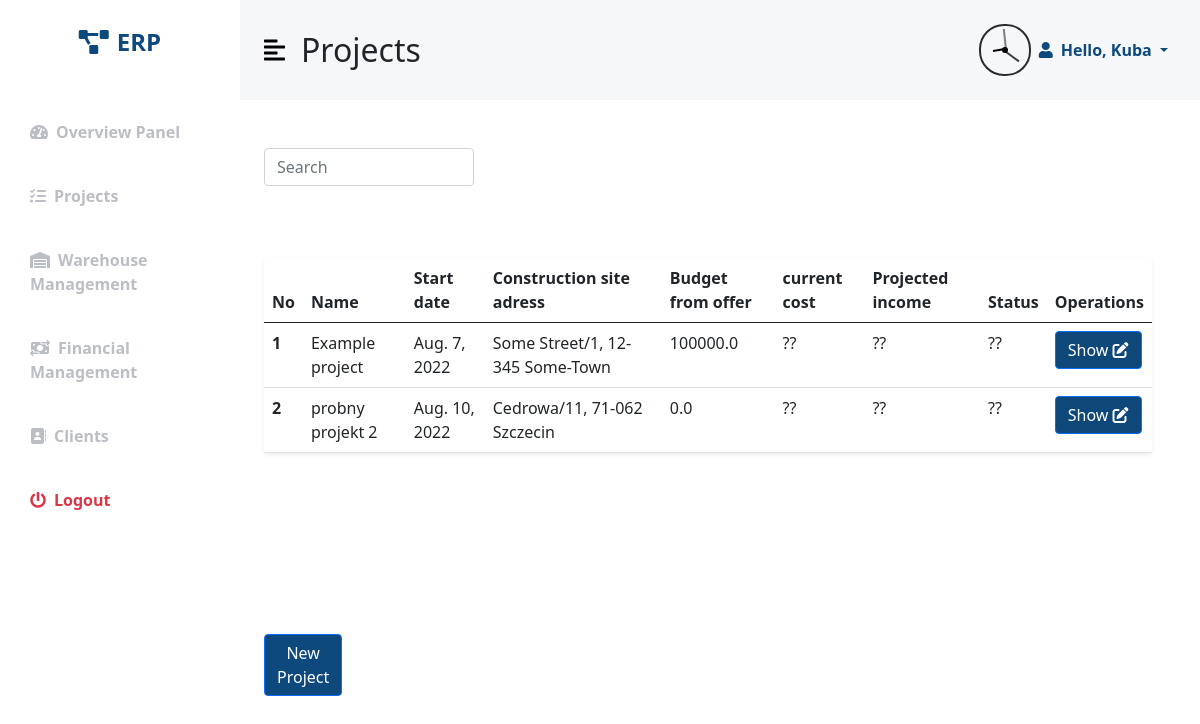
Screenshot of /ERP/Projects/ (signed in) with the database file from the repository.
### ERPapp/models.py (models this page shows)
class Project(models.Model):
    name = models.CharField(max_length=260, blank=False, null=False, unique=True)
    client = models.ForeignKey(Client, on_delete=models.CASCADE)
    start_time = models.DateField(blank=False, null=False)
    scheduled_end_time = models.DateField(blank=False, null=False)
    end_time = models.DateField(blank=True, null=True)
    description = models.CharField(max_length=260, blank=True, null=True)
    street = models.CharField(max_length=260, blank=False, null=False)
    house_number = models.PositiveSmallIntegerField(blank=False, null=False)
    postal_code = models.PositiveSmallIntegerField(blank=False, null=False, default=00000)
    town = models.CharField(max_length=260, blank=False, null=False)
    budget = models.FloatField(blank=True, default=0.00)

### ERPapp/views.py (the view)
# urls.py: path('Projects/', Projects, name="Projects"),
@login_required
def Projects(request):
    project = Project.objects.all()
    form_project = Project_Form(request.POST or None)
    if form_project.is_valid():
        form_project.save()
        return redirect(Projects)
    return render(request, 'projects.html', {'form': Project_Form ,'project': project})

### ERPapp/models.py (called while the page is built)
    def __str__(self):
        tin = str(self.TIN)
        return str(self.company_name +", "+ self.name + " " + self.lastname + " " + tin).replace('None', '')

### templates/projects.html (shortened to what this page needs)
{% extends 'main_template.html' %}
{% load bootstrap %}
{% block site_name %}Projects{% endblock %}
{% block site %}
<div class="container-fluid px-4">
    <div class="row my-5">
        <div class="col-md-3">
            <form class="d-flex">
                <input class="form-control" id="myInput" type="text" placeholder="Search">
            </form>
        </div>
        <div class="row my-5">
            <div class="table-wrapper-scroll-y my-custom-scrollbar">
                <br>
                <table id="MagTable" class="table bg-white rounded shadow-sm table-hover">
                    <thead>
                        <tr>
                            <th scope="col">No</th>
                            <th scope="col">Name</th>
                            <th scope="col">Start date</th>
                            <th scope="col">Construction  site adress</th>
                            <th scope="col">Budget from offer</th>
                            <th scope="col">current cost</th>
                            <th scope="col">Projected income</th>
                            <th scope="col">Status</th>
                            <th scope="col">Operations</th>
                        </tr>
                    </thead>
                    <tbody id="myTable">
                        {% for Project in project %}
                        <tr>
                            <th scope="row">{{ forloop.counter }}</th>
                            <td>{{ Project.name }}</td>
                            <td>{{ Project.start_time }}</td>
                            <td>{{ Project.street }}/{{ Project.house_number }},
                                {{Project.postal_code|make_list|slice:'0:2'|join:''}}-{{Project.postal_code|make_list|slice:'2:6'|join:'' }} {{ Project.town}} </td>
                            <td>{{ Project.budget }}</td>
                            <td>??</td>
                            <td>??</td>
                            <td>??</td>
                            <td><a id="edit_product_button" href="{% url 'Edit_project' Project.id%}"
                                    class="btn btn-primary" role="button">Show <i
                                        class="fa-solid fa-pen-to-square film-icon"></i></a></td>
                        </tr>
                        {% endfor %}
                </table>
            </div>
        </div>
    </div>
    <div class="row g-1 my-2">
        <div class="col-md-1">
            <a id="new_product_button" class="btn btn-primary" data-bs-toggle="modal" data-bs-target="#new_project"
                role="button">New Project</a>
        </div>
    </div>
</div>
{% endblock %}

### templates/main_template.html (shortened to what this page needs)
{% load static %}
{% load bootstrap %}
{% load mathfilters %}
<!DOCTYPE html>
<html lang="en">
<head>
    <link href="https://cdn.jsdelivr.net/npm/bootstrap@5.0.0-beta3/dist/css/bootstrap.min.css" rel="stylesheet" />
    <link rel="stylesheet" href="https://cdnjs.cloudflare.com/ajax/libs/font-awesome/5.15.3/css/all.min.css" />
    <link rel="stylesheet" href="{% static 'style.css' %}" />
</head>
<body>
    <div class="d-flex" id="wrapper">
        <div class="bg-white" id="sidebar-wrapper">
            <div class="sidebar-heading text-center py-4 primary-text fs-4 fw-bold text-uppercase"><i
                    class="fas fa-project-diagram me-2"></i>ERP</div>
            <div class="list-group list-group-flush my-3">
                <a href="{% url 'Mainsite' %}"
                    class="list-group-item list-group-item-action bg-transparent second-text fw-bold"><i
                        class="fas fa-tachometer-alt me-2"></i>Overview Panel</a>
                <a href="{% url 'Projects' %}"
                    class="list-group-item list-group-item-action bg-transparent second-text fw-bold"><i
                        class="fa-solid fa-list-check me-2"></i>Projects</a>
                <a href="{% url 'Warehouse' %}"
                    class="list-group-item list-group-item-action bg-transparent second-text fw-bold"><i
                        class="fas fa-warehouse me-2"></i>Warehouse Management</a>
                <a href="{% url 'Financial_Management' %}"
                    class="list-group-item list-group-item-action bg-transparent second-text fw-bold"><i
                        class="fas fa-money-bill-transfer me-2"></i>Financial Management</a>
                <a href="{% url 'Clients' %}"
                    class="list-group-item list-group-item-action bg-transparent second-text fw-bold"><i
                        class="fa-solid fa-address-book me-2"></i>Clients</a>
                <a href="{% url 'logout' %}"
                    class="list-group-item list-group-item-action bg-transparent text-danger fw-bold"><i
                        class="fas fa-power-off me-2"></i>Logout</a>
            </div>
        </div>
        <div id="page-content-wrapper">
            <nav id="navbar-top" class="navbar navbar-expand-lg py-4 px-4">
                <div class="d-flex align-items-center">
                    <i class="fas fa-align-left primary-text fs-4 me-3" id="menu-toggle"></i>
                    <h2 class="fs-2 m-0">{% block site_name %}{% endblock %}</h2>
                </div>
                <div class="collapse navbar-collapse" id="navbarSupportedContent">
                    <div class="ms-auto mb-2 mb-lg-0" id="clock">
                        <div id="seconds-hand"></div>
                        <div id="minutes-hand"></div>
                        <div id="hours-hand"></div>
                    </div>
                    <ul class="navbar-nav sm-auto mb-2 mb-lg-0">
                        <li class="nav-item dropdown">
                            <a class="nav-link dropdown-toggle second-text fw-bold" href="#" id="navbarDropdown"
                                role="button" data-bs-toggle="dropdown" aria-expanded="false">
                                <i class="fas fa-user me-2"></i>Hello, {{ user.get_username }}
                            </a>
                        </li>
                    </ul>
                </div>
            </nav>
            {% block site %}
            {% endblock %}
        </div>
    </div>
</body>
</html>

### my_static/style.css (style rules this page uses)
:root { --main-bg-color: #432371; --main-text-color: #0E497D; --second-text-color: #bbbec5; --second-bg-color: #99c1e1; }
.primary-text { color: var(--main-text-color); }
.second-text { color: var(--second-text-color); }
#wrapper { background-color: F8F9FA; }
#sidebar-wrapper { background-color: #F6F7F9; min-height: 100vh; margin-left: -15rem; -webkit-transition: margin 0.5s ease-out; -moz-transition: margin 0.5s ease-out; -o-transition: margin 0.5s ease-out; transition: margin 0.5s ease-out; }
#sidebar-wrapper .sidebar-heading { padding: 0.875rem 1.25rem; font-size: 1.2rem; }
#sidebar-wrapper .list-group { width: 15rem; }
#page-content-wrapper { min-width: 100vw; }
#menu-toggle { cursor: pointer; color: black; }
.list-group-item { border: none; padding: 20px 30px; }
@media (min-width: 768px) { #sidebar-wrapper { margin-left: 0; } }
@media (min-width: 768px) { #page-content-wrapper { min-width: 0; width: 100%; } }
#new_product_button { background-color: #0E497D; }
#edit_product_button { background-color: #0e4779; }
#navbar-top { background-color: #F6F7F9; }
#navbarDropdown { color: #0E497D; position: relative; }
.my-custom-scrollbar { position: relative; height: 300px; overflow: auto; }
.table-wrapper-scroll-y { display: block; }
#clock { height: 52px; width: 52px; border-radius: 25px; border: solid 2px rgb(43, 43, 43); position: relative; }
#seconds-hand { position: absolute; height: 21px; width: 2px; background-color: rgb(0, 0, 0); right: 22px; bottom: 24px; opacity: 50%; transform-origin: 0% 100%; }
#minutes-hand { position: absolute; height: 18px; width: 2px; background-color: rgb(0, 0, 0); right: 22px; bottom: 24px; opacity: 75%; transform-origin: 0% 100%; }
#hours-hand { position: absolute; height: 12px; width: 2px; background-color: rgb(0, 0, 0); right: 22px; bottom: 24px; transform-origin: 0% 100%; }

### rows the page displays
Project: name "Example project", start_time "Aug. 7, 2022", street "Some Street", house_number "1", postal_code|make_list "12", postal_code|make_list "345", town "Some-Town", budget "100000.0"
Project: name "probny projekt 2", start_time "Aug. 10, 2022", street "Cedrowa", house_number "11", postal_code|make_list "71", postal_code|make_list "062", town "Szczecin", budget "0.0"

### other values shown
{{ user.get_username }} "Kuba"
